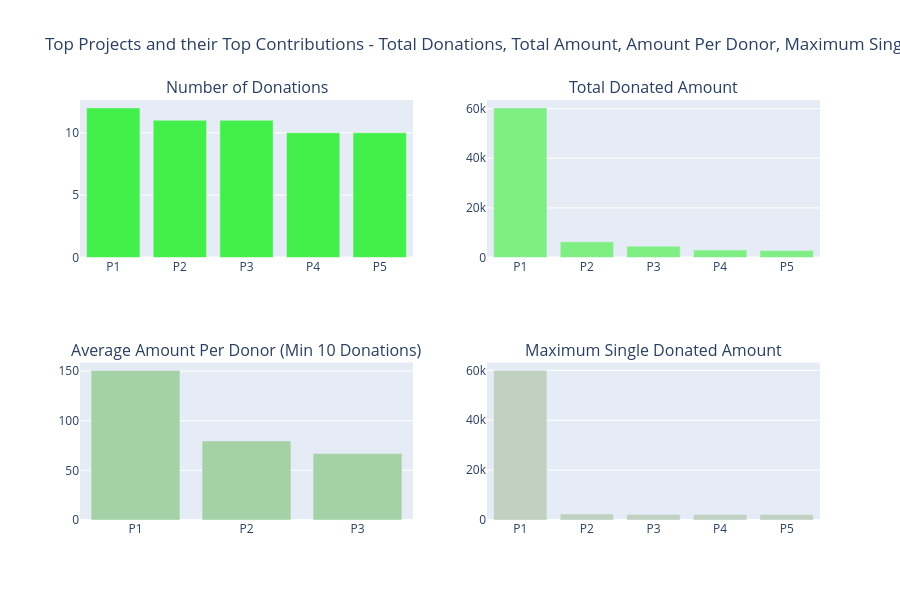

Source (notebook cell):
### Markdown cell above
## **3.2 Projectos y sus donaciones**
* 3.2.1 Projects hainvg Highest number of donors
* 3.2.2 Projects having Highest Total Amounts Funded
* 3.2.3 Projects having Highest Average Amounts Per Donor
* 3.2.4 Projects having Maximum Single Donated Amount

### Code cell
tempdf = donations_df.groupby('Project ID').agg({'Project ID' : 'count', 'Donation Amount' : 'sum'}).rename(columns={'Project ID' : "Total Donations", 'Donation Amount' : "Total Amount"}).reset_index()
tempdf['Average Donation Amount'] = tempdf['Total Amount'] / tempdf['Total Donations']

tempdf1 = tempdf.sort_values(by=['Total Donations'], ascending=[False])
x = tempdf1.head(5)['Project ID']
x = ["P"+str(i+1) for i in range(len(x))]
y = tempdf1.head(5)['Total Donations']
tr1 = bar_ver_noagg(x, y, 'Total Donations', '#43ef4b', lm=None, rt=True)

tempdf1 = tempdf.sort_values(by=['Total Amount'], ascending=[False])
x = tempdf1.head(5)['Project ID']
x = ["P"+str(i+1) for i in range(len(x))]
y = tempdf1.head(5)['Total Amount']
tr2 = bar_ver_noagg(x, y, 'Average Donations', '#7fef84', lm=None, rt=True)

tempdf1 = tempdf.sort_values(by=['Average Donation Amount'], ascending=[False])
x = tempdf1[tempdf1['Total Donations'] > 10].head(5)['Project ID']
x = ["P"+str(i+1) for i in range(len(x))]
y = tempdf1[tempdf1['Total Donations'] > 10].head(5)['Average Donation Amount']
tr3 = bar_ver_noagg(x, y, 'Average Donations (Min: 10 Donations)', '#a5d1a7', lm=None, rt=True)

tempdf = donations_df.groupby('Project ID').agg({'Project ID' : 'count', 'Donation Amount' : 'max'}).rename(columns={'Project ID' : "Total Donations", 'Donation Amount' : "Maximum Donations"}).reset_index()
tempdf1 = tempdf.sort_values(by=['Maximum Donations'], ascending=[False])
x = tempdf1.head(5)['Project ID']
x = ["P"+str(i+1) for i in range(len(x))]
y = tempdf1.head(5)['Maximum Donations']
tr4 = bar_ver_noagg(x, y, 'Maximum Donations', '#c0d1c1', lm=None, rt=True)



fig = tools.make_subplots(rows=2, cols=2, print_grid=False, subplot_titles = ['Number of Donations', "Total Donated Amount", 'Average Amount Per Donor (Min 10 Donations)', 'Maximum Single Donated Amount'])
fig.append_trace(tr1, 1, 1);
fig.append_trace(tr2, 1, 2);
fig.append_trace(tr3, 2, 1);
fig.append_trace(tr4, 2, 2);

fig['layout'].update(height=600, showlegend=False, title='Top Projects and their Top Contributions - Total Donations, Total Amount, Amount Per Donor, Maximum Single Amount');
iplot(fig);

### Figure 1 — Plotly figure (JSON) as saved in the notebook; plotly's stock layout.template omitted (floating-point values rounded to 4 significant figures)
{"data": [{"marker": {"color": "#43ef4b"}, "type": "bar", "x": ["P1", "P2", "P3", "P4", "P5"], "xaxis": "x", "y": [12, 11, 11, 10, 10], "yaxis": "y"}, {"marker": {"color": "#7fef84"}, "type": "bar", "x": ["P1", "P2", "P3", "P4", "P5"], "xaxis": "x2", "y": [60290.0, 6350.0, 4571.0, 3007.0, 2798.0], "yaxis": "y2"}, {"marker": {"color": "#a5d1a7"}, "type": "bar", "x": ["P1", "P2", "P3"], "xaxis": "x3", "y": [150.7, 79.67, 66.92], "yaxis": "y3"}, {"marker": {"color": "#c0d1c1"}, "type": "bar", "x": ["P1", "P2", "P3", "P4", "P5"], "xaxis": "x4", "y": [60000.0, 2420.0, 2248.0, 2219.0, 2190.0], "yaxis": "y4"}], "layout": {"annotations": [{"font": {"size": 16}, "showarrow": false, "text": "Number of Donations", "x": 0.225, "xanchor": "center", "xref": "paper", "y": 1, "yanchor": "bottom", "yref": "paper"}, {"font": {"size": 16}, "showarrow": false, "text": "Total Donated Amount", "x": 0.775, "xanchor": "center", "xref": "paper", "y": 1, "yanchor": "bottom", "yref": "paper"}, {"font": {"size": 16}, "showarrow": false, "text": "Average Amount Per Donor (Min 10 Donations)", "x": 0.225, "xanchor": "center", "xref": "paper", "y": 0.375, "yanchor": "bottom", "yref": "paper"}, {"font": {"size": 16}, "showarrow": false, "text": "Maximum Single Donated Amount", "x": 0.775, "xanchor": "center", "xref": "paper", "y": 0.375, "yanchor": "bottom", "yref": "paper"}], "height": 600, "showlegend": false, "title": {"text": "Top Projects and their Top Contributions - Total Donations, Total Amount, Amount Per Donor, Maximum Single Amount"}, "xaxis": {"anchor": "y", "domain": [0, 0.45]}, "xaxis2": {"anchor": "y2", "domain": [0.55, 1]}, "xaxis3": {"anchor": "y3", "domain": [0, 0.45]}, "xaxis4": {"anchor": "y4", "domain": [0.55, 1]}, "yaxis": {"anchor": "x", "domain": [0.625, 1]}, "yaxis2": {"anchor": "x2", "domain": [0.625, 1]}, "yaxis3": {"anchor": "x3", "domain": [0, 0.375]}, "yaxis4": {"anchor": "x4", "domain": [0, 0.375]}}}
